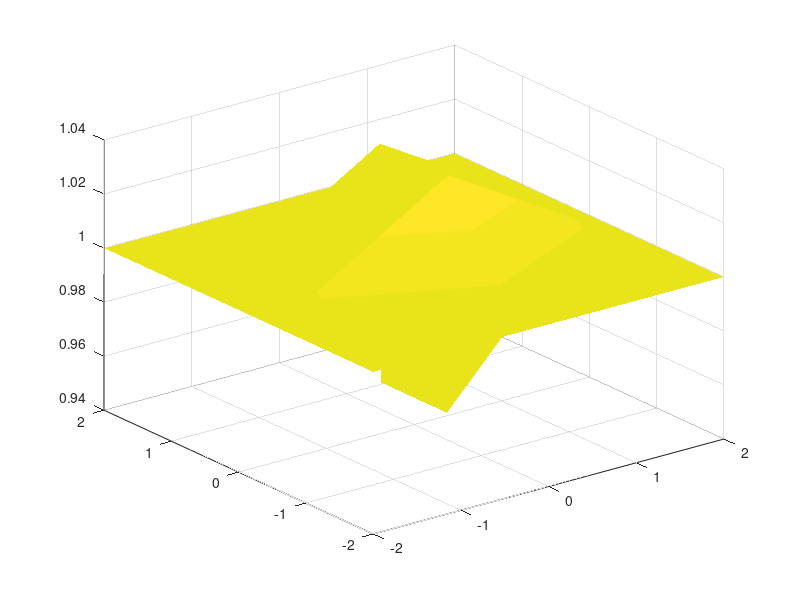
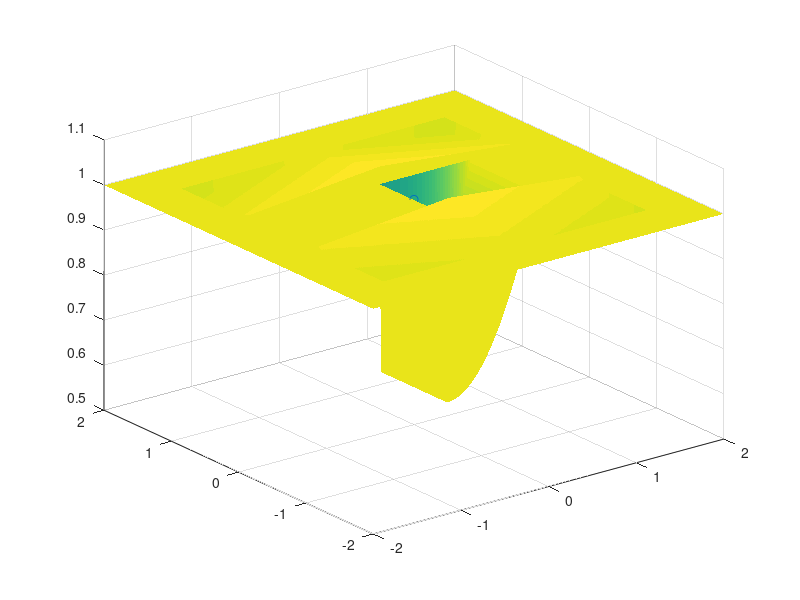

MATLAB code for these plots, in order:
%script to begin aero calibration

CF_draft_i_max = 0.583; %maximum possible CF for being in a sequence of cyclists
reso = 0.01;
d_ref = 1.4;%m
d_axial = -2:reso:2; %m
d_max = 1.5;%m
d_lateral = -2:reso:2;
d_lat_min = 0.5;


CF_axial_drafter = ones(length(d_axial),length(d_lateral));
CF_axial_drafted = ones(length(d_axial),length(d_lateral));
CF_lateral_drafter = ones(length(d_axial),length(d_lateral));
CF_lateral_drafted = ones(length(d_axial),length(d_lateral));

for j = 1:length(d_lateral)
    
for i = 1:length(d_axial)

    if abs(d_lateral(j)) < 0.5 && d_axial(i) >=0
CF_axial_drafter(i,j) = CF_draft_i_max - 0.0104*d_axial(i) + 0.4052*d_axial(i)^2;
    end
%max factor of 1
if CF_axial_drafter(i,j) > 1
    CF_axial_drafter(i,j) =1;
end

if d_axial(i) < d_max && abs(d_lateral(j)) < 0.5   && d_axial(i) >=0
CF_axial_drafted(i,j) = 1 - 0.05*(d_ref - d_axial(i))/d_ref;
else
    CF_axial_drafted(i,j) = 1;
end

if abs(d_lateral(j)) < d_max && abs(d_axial(i)) < d_max && abs(d_lateral(j)) > d_lat_min
CF_lateral_drafter(i,j) = 1 + 0.06*(d_ref - abs(d_lateral(j)))/d_ref;
CF_lateral_drafter(i,j) =CF_lateral_drafter(i,j) + -0.02*(abs(d_axial(i)))/1;
else
    CF_lateral_drafter(i,j) = 1;
end

CF_lateral_drafted(i,j) = CF_lateral_drafter(i,j); 
if CF_lateral_drafted(i,j) < 1
    CF_lateral_drafted(i,j) =1;
end


end

end

[x1g,x2g]=meshgrid(d_axial,d_lateral);
CFdraft = CF_lateral_drafter.*CF_axial_drafter;%.*CF_axial_drafted;%.*CF_lateral;


CF_drafted = CF_axial_drafted.*CF_lateral_drafted;
% surf(x1g',x2g',CF_axial_drafter)
% surf(x1g',x2g',CF_axial_drafted)
% surf(x1g',x2g',CF_lateral)
surf(x1g',x2g',CF_drafted,'EdgeColor','none','LineStyle','none');%'FaceLighting','phong');
hold on
scatter3(0,0,1)

figure

surf(x1g',x2g',CFdraft,'EdgeColor','none','LineStyle','none');%'FaceLighting','phong');
hold on
scatter3(0,0,1)


